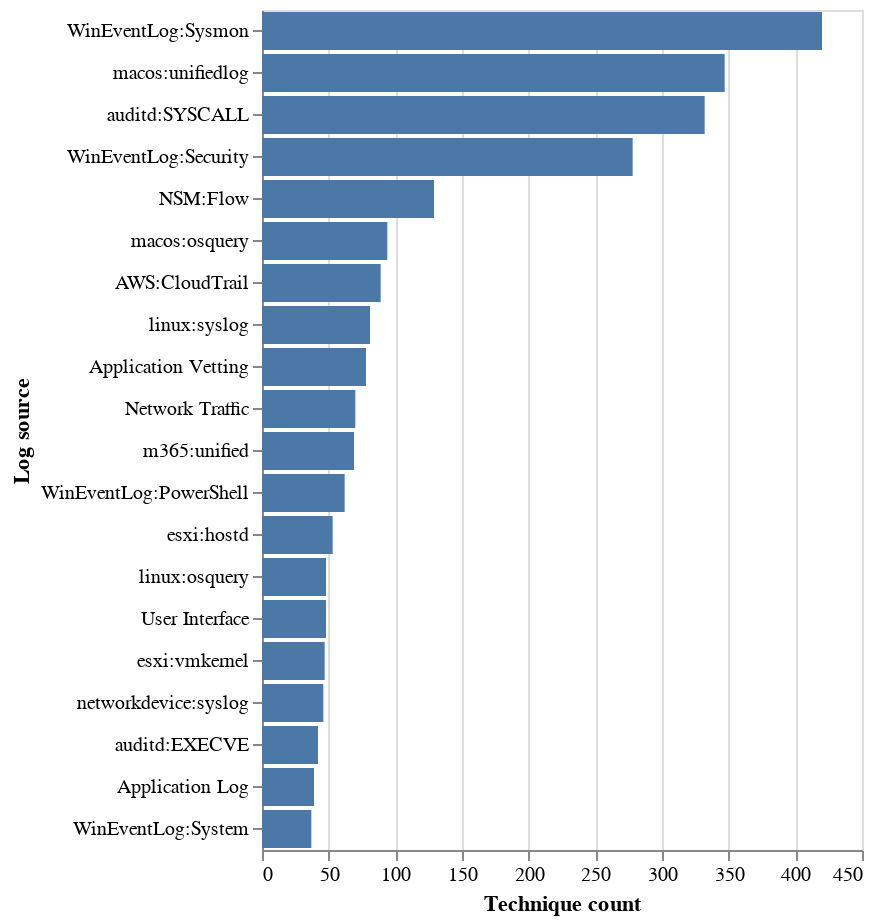

Write notebook code for a chart like this one.
### Code cell
alt.Chart(ls_counts).mark_bar().encode(
    x=alt.X('techniques:Q', title='Technique count'),
    y=alt.Y('log_sources:N', sort='-x', title='Log source')
).properties(height=420)

### Figure 1 — Vega-Lite specification as saved in the notebook (floating-point values rounded to 4 significant figures)
{"config": {"view": {"continuousWidth": 300, "continuousHeight": 300}}, "data": {"name": "data-c3f07268277fed566b79f8d9738ae6a0"}, "mark": {"type": "bar"}, "encoding": {"x": {"field": "techniques", "title": "Technique count", "type": "quantitative"}, "y": {"field": "log_sources", "sort": "-x", "title": "Log source", "type": "nominal"}}, "height": 420, "$schema": "https://vega.github.io/schema/vega-lite/v6.1.0.json", "datasets": {"data-c3f07268277fed566b79f8d9738ae6a0": [{"log_sources": "WinEventLog:Sysmon", "techniques": 420}, {"log_sources": "macos:unifiedlog", "techniques": 347}, {"log_sources": "auditd:SYSCALL", "techniques": 332}, {"log_sources": "WinEventLog:Security", "techniques": 278}, {"log_sources": "NSM:Flow", "techniques": 129}, {"log_sources": "macos:osquery", "techniques": 94}, {"log_sources": "AWS:CloudTrail", "techniques": 89}, {"log_sources": "linux:syslog", "techniques": 81}, {"log_sources": "Application Vetting", "techniques": 78}, {"log_sources": "Network Traffic", "techniques": 70}, {"log_sources": "m365:unified", "techniques": 69}, {"log_sources": "WinEventLog:PowerShell", "techniques": 62}, {"log_sources": "esxi:hostd", "techniques": 53}, {"log_sources": "linux:osquery", "techniques": 48}, {"log_sources": "User Interface", "techniques": 48}, {"log_sources": "esxi:vmkernel", "techniques": 47}, {"log_sources": "networkdevice:syslog", "techniques": 46}, {"log_sources": "auditd:EXECVE", "techniques": 42}, {"log_sources": "Application Log", "techniques": 39}, {"log_sources": "WinEventLog:System", "techniques": 37}]}}
